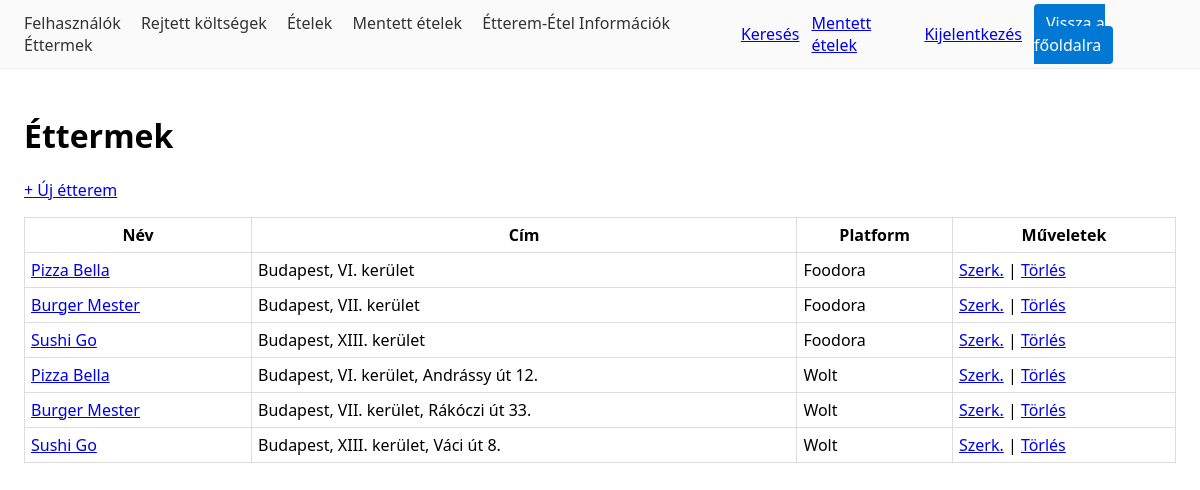
The app's page /etterem/ (signed in) with its own data.
### catalog/models.py (models this page shows, shortened)
class Etterem(models.Model):
    nev = models.CharField(max_length=150)
    cim = models.CharField(max_length=250, blank=True)
    platform = models.CharField(max_length=20, choices=PLATFORMOK, default="egyeb")
    platform_logo_url = models.URLField(blank=True)
    platform_url = models.URLField(blank=True)

### catalog/views.py (the view)
# urls.py: path("etterem/", views.EtteremListView.as_view(), name="etterem_list"),
class EtteremListView(StaffRequired, ListView):
    model = Etterem
    template_name = "catalog/etterem_list.html"

### foodcompare/mixins.py (called while the page is built)
    def test_func(self):
        user = self.request.user
        return user.is_authenticated and user.is_staff

### templates/catalog/etterem_list.html
{% extends "_base.html" %}
{% block content %}
<h1>Éttermek</h1>
{% if user.is_authenticated and user.is_staff %}
  <p><a href="{% url 'catalog:etterem_create' %}">+ Új étterem</a></p>
{% endif %}
<table>
  <tr>
    <th>Név</th>
    <th>Cím</th>
    <th>Platform</th>
    {% if user.is_authenticated and user.is_staff %}<th>Műveletek</th>{% endif %}
  </tr>
  {% for o in object_list %}
    <tr>
      <td><a href="{% url 'catalog:etterem_detail' o.pk %}">{{ o.nev }}</a></td>
      <td>{{ o.cim }}</td>
      <td>{{ o.get_platform_display }}</td>
      {% if user.is_authenticated and user.is_staff %}
        <td>
          <a href="{% url 'catalog:etterem_update' o.pk %}">Szerk.</a> |
          <a href="{% url 'catalog:etterem_delete' o.pk %}">Törlés</a>
        </td>
      {% endif %}
    </tr>
  {% empty %}
    <tr>
      <td colspan="{% if user.is_authenticated and user.is_staff %}4{% else %}3{% endif %}">
        Nincs adat.
      </td>
    </tr>
  {% endfor %}
</table>
{% endblock %}

### templates/_base.html (style rules this page uses)
body { font-family:system-ui,Segoe UI,Arial;margin:0 }
table { border-collapse:collapse;width:100% }
th,td { border:1px solid #ddd;padding:6px }

### records on screen
Etterem: nev "Pizza Bella", cim "Budapest, VI. kerület", platform "Foodora"
Etterem: nev "Burger Mester", cim "Budapest, VII. kerület", platform "Foodora"
Etterem: nev "Sushi Go", cim "Budapest, XIII. kerület", platform "Foodora"
Etterem: nev "Pizza Bella", cim "Budapest, VI. kerület, Andrássy út 12.", platform "Wolt"
Etterem: nev "Burger Mester", cim "Budapest, VII. kerület, Rákóczi út 33.", platform "Wolt"
Etterem: nev "Sushi Go", cim "Budapest, XIII. kerület, Váci út 8.", platform "Wolt"
